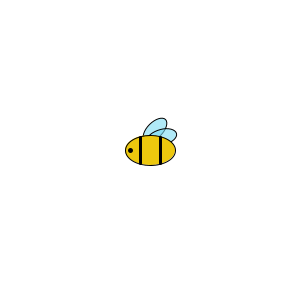
Frame 1 (no input)
Frame 60 (the mouse pressed at the canvas centre just before this capture): identical to frame 1, image omitted
Frame 120 (the mouse held since frame 60 and released just before this capture): identical to frame 1, image omitted

The Processing sketch that drew this single still picture (run headless with seeded random() and noise(); from frame 60 on, the mouse is pressed at the canvas centre):

// Processing sketch: Bee_Asset
// ── Bee_Asset.pde

void setup(){
    size(300,300);
}

void draw(){
    background(255);

    push();
    translate(width/2, height/2);

    //Blue fill
    push();
    fill(120,217,242,150);
    strokeWeight(1);
    translate(5,-20);
    rotate(radians(315));
    ellipse(0,0,30,15);
    translate(0,10);
    rotate(radians(30));
    ellipse(0,0,30,15);
    pop();

    //Yellow fill
    strokeWeight(1);
    fill(237,200,14);
    ellipse(0,0,50,30);
    
    //Black fill
    stroke(0);
    strokeWeight(3);
    line(-10,-13,-10,13);
    line(10,-13,10,13);
    strokeWeight(5);
    point(-20,0);
    pop();
}
